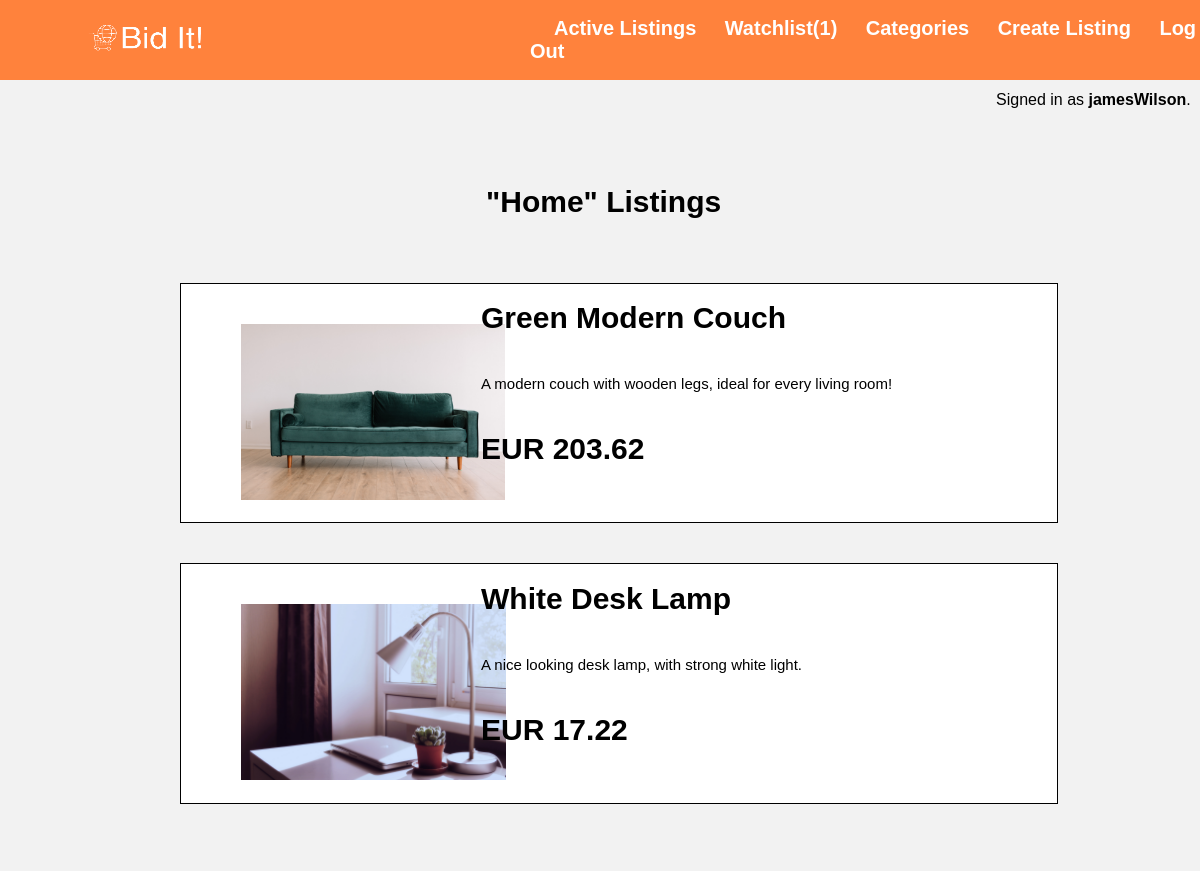
Page /categories/home (signed in) on the committed database.
### auctions/models.py (models this page shows, shortened)
class User(AbstractUser):
    id = models.BigAutoField(primary_key=True)

class Listing(models.Model):
    id = models.AutoField(primary_key=True)
    title = models.CharField(max_length=64, null=False)
    description = models.CharField(max_length=200)
    price = models.DecimalField(max_digits=20, decimal_places=2, null=False)
    photo = models.ImageField(upload_to="uploads/", default="uploads/default.png", blank=True)
    category = models.CharField(max_length=64, null=False, default=None)
    interested_users = models.ManyToManyField(User, blank=True, related_name="watchlist")
    owner = models.ForeignKey(User, on_delete=models.CASCADE, related_name="listings_created", default=None)
    bid = models.PositiveSmallIntegerField(default=0)
    bid_winner = models.ForeignKey(User, on_delete=models.CASCADE, related_name="bids_winning", blank=True, null=True)
    is_closed = models.BooleanField(default=False)
    comments = models.ManyToManyField(Comment, blank=True, related_name="listings_commented")

### auctions/views.py (the view)
# urls.py: path("categories/<str:category>", views.category_listings, name="category_listings"),
def category_listings(request,category):
    listings = Listing.objects.filter(category=category)
    return render(request, "auctions/category_listings.html",{
        "listings":listings, "category": category
    })

### auctions/templates/auctions/category_listings.html
{% extends "auctions/index.html"%}
{% block body %}
<div class="listings-container" style="width:85%;">
{% block header %}<h2>"{{category.capitalize}}" Listings</h2>{% endblock %}
{% block loop %}
    {% for  listing in listings %}
    <div class="container">
        <a href="{% url 'listingpage' listing.id%}">
        <div class="product-img"><img src="{{listing.photo.url}}" alt="{{listing.title}}.jpg" class="listing_image"></div>
        <div class="info">
            <div class="product-details" style="font-size:30px;font-weight:bold;">{{listing.title}}</div>
            <div class="product-details" style="font-size:15px">{{listing.description}}</div>
            <div class="product-details" style="font-size:30px;font-weight:bold;">EUR {{listing.price}}</div>
        </div>
    </a>
    </div>
    {% endfor %}
{% endblock %}
</div>
{% endblock %}

### auctions/templates/auctions/layout.html (shortened to what this page needs)
{% load static %}
<!DOCTYPE html>
<html lang="en">
    <head>
        <link href="{% static 'auctions/styles.css' %}" type="text/css" rel="stylesheet">
        {% block style %}{% endblock %}
    </head>
    <body>
        <div id="header-container">
            <a href="{% url 'index' %}"><img src="/media/uploads/logo.png" id="logo-img"/></a>
            <div id="header-options">
                <a href="{% url 'index' %}" class="menu-options">Active Listings</a>
                <a href="{% url 'watchlist' %}" class="menu-options">Watchlist({{user.watchlist.count}})</a>
                <a href="{% url 'categories' %}" class="menu-options">Categories</a>
                <a href="{% url 'createlisting' %}" class="menu-options">Create Listing</a>
                {% if user.is_authenticated %}
                    <a href="{% url 'logout' %}" class="menu-options">Log Out</a>
                {% else %}
                    <a href="{% url 'login' %}" class="menu-options">Log In</a>
                    <a href="{% url 'register' %}" class="menu-options">Register</a>
                {% endif %}
            </div>
        </div>
        <div id="signed">
            {% if user.is_authenticated %}
                Signed in as&nbsp;<strong>{{ user.username }}</strong>.
            {% else %}
                Not signed in.
            {% endif %}
        </div>
        {% block body %}
        {% endblock %}
    </body>
</html>

### auctions/static/auctions/styles.css (style rules this page uses)
body { padding: 0; font-family: 'Helvetica'; background-color: #f2f2f2; }
#header-container { display: flex; align-items: center; position: absolute; padding: 0; top: 0; left: 0; height: 10vh; width: 100%; background-color: #ff823c; color: white; }
#logo-img { width:170px; height:100px; margin-left:5vw; margin-right:25vw; }
.menu-options { color: white; text-decoration: none; font-size: 20px; font-weight: bold; margin-left:2vw; }
#signed { position: absolute; left:0; top:10vh; right:0; height:5vh; background-color: #f2f2f2; padding-left:83vw; display: flex; align-items: center; }
a { text-decoration: none; }

### auctions/static/auctions/active_listings.css (style rules this page uses)
body { background-color: #f2f2f2; }
.listings-container { position: absolute; top:15vh; left:0; background-color: #f2f2f2; padding-top:5vh; padding-left:15%; }
.container { background-color: white; width:80%; padding-left:5vw; border:1px solid black; margin-bottom:5vh; }
.listing_image { display: inline; margin-top:5vh; height: 22vh; }
.product-img { display: inline; }
h2 { margin-left:30%; font-size:30px; margin-bottom: 8vh; }
a { text-decoration:none; color:black; }
.product-details { margin-bottom:5vh; }
.info { margin-left:20vw; margin-top:-23vh; margin-bottom:7vh; }

### rows in the picture
User: watchlist.count "1", username "jamesWilson"
Listing: photo (picture), title "Green Modern Couch", description "A modern couch with wooden legs, ideal for every living room!", price "203.62"
Listing: photo (picture), title "White Desk Lamp", description "A nice looking desk lamp, with strong white light.", price "17.22"

### other values in the picture
{{ category.capitalize }} "Home"
